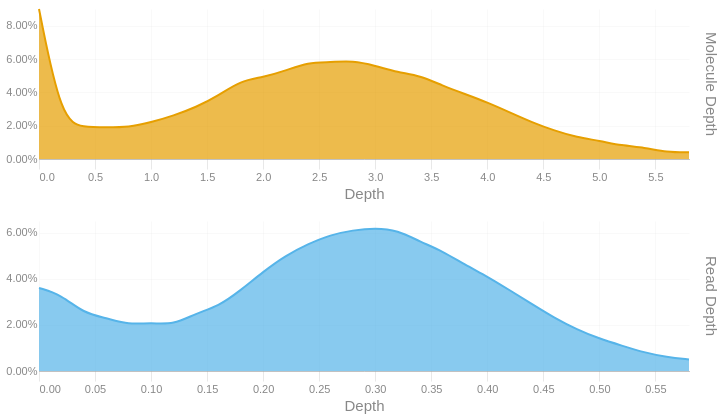

Source (notebook cell):
### Code cell
readdep = depth_hist(tb['Read Depth'], q99, 3)
readdep = readdep.with_columns(pl.lit('Read Depth').alias('Metric'))
if not SKIPLR:
    moldep = depth_hist(tb['Molecule Depth'], mol_q99, 1)
    moldep = moldep.with_columns(pl.lit('Molecule Depth').alias('Metric'))
    _hist = pl.concat([readdep, moldep])
    _hist = _hist.filter(pl.col('Proportion') != 0)
    with SafeRender(_hist):
        (
            alt.Chart(_hist)        
            .mark_area(interpolate = "basis")
            .encode(
                x=alt.X('Bin:Q').scale(domainMin=0).axis(alt.Axis(title='Depth')),
                y = alt.Y('Proportion:Q', title = None).axis(format = '.2%'),
                color = alt.Color('Metric:N').legend(None),
                row = alt.Row("Metric:N").header(title = None, labelOrient = 'right'),
                tooltip = [
                    alt.Tooltip("Metric:N", title = "Metric"),
                    alt.Tooltip('Interval:N', title = "Depth Interval"),
                    alt.Tooltip('Proportion:Q', title = "% Alignments").format('.2%')
                ]
            )
            .resolve_scale(x='independent', y='independent')
            .properties(
                height = 150, width = 650,
                usermeta={'embedOptions': {'downloadFileName': f'{samplename}.depth.hist'}}
            )
        ).display()
else:
    readdep = readdep.filter(pl.col('Proportion') != 0)
    with SafeRender(readdep):
        (
            alt.Chart(readdep)        
            .mark_area(interpolate = "basis")
            .encode(
                x=alt.X('Bin:Q').scale(domainMin=0).axis(alt.Axis(title='Depth')),
                y = alt.Y('Proportion:Q', title = None).axis(format = '.2%'),
                tooltip = [
                    alt.Tooltip('Interval:N', title = "Depth Interval"),
                    alt.Tooltip('Proportion:Q', title = "% Alignments").format('.2%')
                ]
            )
            .properties(
                usermeta={'embedOptions': {'downloadFileName': f'{samplename}.depth.hist'}}
            )
        ).display()

### Figure 1 — Vega-Lite specification as saved in the notebook (floating-point values rounded to 4 significant figures)
{"width": 650, "height": 150, "config": {"title": {"anchor": "start", "dy": -15, "fontSize": 18, "color": "#888888", "subtitleColor": "#888888", "subtitleFontSize": 14}, "arc": {"fill": "#0072B2"}, "axis": {"domainColor": "#888888", "domainWidth": 0.5, "gridWidth": 0.2, "grid": false, "titleFontWeight": 400, "titleFontSize": 15, "labelFontSize": 11, "labelColor": "#888888", "tickColor": "#888888", "tickWidth": 0.2, "titleColor": "#888888"}, "axisBand": {"grid": false}, "axisX": {"grid": true, "tickSize": 10, "domainCap": "round"}, "axisY": {"domain": false, "grid": true, "tickSize": 0, "domainCap": "round"}, "background": "transparent", "header": {"labelFontSize": 15, "labelColor": "#888888", "titleFontSize": 15, "titleFontWeight": 600, "titleColor": "#888888"}, "legend": {"labelFont": "sans-serif", "labelFontSize": 12, "labelColor": "#888888", "symbolSize": 100, "symbolType": "circle", "titleFontSize": 12, "titlePadding": 10, "titleColor": "#888888", "title": null}, "range": {"category": ["#E69F00", "#56B4E9", "#009E73", "#F0E442", "#0072B2", "#D55E00", "#CC79A7", "#000000"], "diverging": ["#cfe8f3", "#a2d4ec", "#73bfe2", "#46abdb", "#1696d2", "#12719e"]}, "area": {"fill": "#0072B2", "fillOpacity": 0.7, "line": true, "strokeOpacity": 0.7}, "line": {"color": "#0072B2", "stroke": "#0072B2", "strokeWidth": 2}, "trail": {"color": "#0072B2", "stroke": "#0072B2", "strokeWidth": 0, "size": 1}, "point": {"filled": true, "fillOpacity": 1.0, "size": 95}, "text": {"color": "#888888", "fontSize": 11, "align": "right", "fontWeight": 400, "size": 11}, "bar": {"fill": "#0072B2", "stroke": null}, "view": {"stroke": null, "continuousWidth": 660, "continuousHeight": 400}}, "data": {"name": "data-e3ef1a7e5c5682b14904d2819afbf7c9"}, "mark": {"type": "area", "interpolate": "basis"}, "encoding": {"color": {"field": "Metric", "legend": null, "type": "nominal"}, "row": {"field": "Metric", "header": {"title": null, "labelOrient": "right"}, "type": "nominal"}, "tooltip": [{"field": "Metric", "title": "Metric", "type": "nominal"}, {"field": "Interval", "title": "Depth Interval", "type": "nominal"}, {"field": "Proportion", "format": ".2%", "title": "% Alignments", "type": "quantitative"}], "x": {"axis": {"title": "Depth"}, "field": "Bin", "scale": {"domainMin": 0}, "type": "quantitative"}, "y": {"axis": {"format": ".2%"}, "field": "Proportion", "title": null, "type": "quantitative"}}, "resolve": {"scale": {"x": "independent", "y": "independent"}}, "usermeta": {"embedOptions": {"downloadFileName": "TF26LRJL0053_50B_L_10484332_23Y22YLT4_L7.depth.hist"}}, "$schema": "https://vega.github.io/schema/vega-lite/v6.4.1.json", "datasets": {"data-e3ef1a7e5c5682b14904d2819afbf7c9": [{"Bin": 0.0, "Interval": "0.0-0.02", "Proportion": 0.036, "Metric": "Read Depth"}, {"Bin": 0.02, "Interval": "0.02-0.04", "Proportion": 0.033, "Metric": "Read Depth"}, {"Bin": 0.04, "Interval": "0.04-0.06", "Proportion": 0.025, "Metric": "Read Depth"}, {"Bin": 0.06, "Interval": "0.06-0.08", "Proportion": 0.023, "Metric": "Read Depth"}, {"Bin": 0.08, "Interval": "0.08-0.1", "Proportion": 0.02, "Metric": "Read Depth"}, {"Bin": 0.1, "Interval": "0.1-0.12", "Proportion": 0.021, "Metric": "Read Depth"}, {"Bin": 0.12, "Interval": "0.12-0.14", "Proportion": 0.02, "Metric": "Read Depth"}, {"Bin": 0.14, "Interval": "0.14-0.16", "Proportion": 0.025, "Metric": "Read Depth"}, {"Bin": 0.16, "Interval": "0.16-0.18", "Proportion": 0.028, "Metric": "Read Depth"}, {"Bin": 0.18, "Interval": "0.18-0.2", "Proportion": 0.035, "Metric": "Read Depth"}, {"Bin": 0.2, "Interval": "0.2-0.22", "Proportion": 0.043, "Metric": "Read Depth"}, {"Bin": 0.22, "Interval": "0.22-0.24", "Proportion": 0.05, "Metric": "Read Depth"}, {"Bin": 0.24, "Interval": "0.24-0.26", "Proportion": 0.055, "Metric": "Read Depth"}, {"Bin": 0.26, "Interval": "0.26-0.28", "Proportion": 0.059, "Metric": "Read Depth"}, {"Bin": 0.28, "Interval": "0.28-0.3", "Proportion": 0.061, "Metric": "Read Depth"}, {"Bin": 0.3, "Interval": "0.3-0.32", "Proportion": 0.062, "Metric": "Read Depth"}, {"Bin": 0.32, "Interval": "0.32-0.34", "Proportion": 0.061, "Metric": "Read Depth"}, {"Bin": 0.34, "Interval": "0.34-0.36", "Proportion": 0.056, "Metric": "Read Depth"}, {"Bin": 0.36, "Interval": "0.36-0.38", "Proportion": 0.052, "Metric": "Read Depth"}, {"Bin": 0.38, "Interval": "0.38-0.4", "Proportion": 0.046, "Metric": "Read Depth"}, {"Bin": 0.4, "Interval": "0.4-0.42", "Proportion": 0.041, "Metric": "Read Depth"}, {"Bin": 0.42, "Interval": "0.42-0.44", "Proportion": 0.035, "Metric": "Read Depth"}, {"Bin": 0.44, "Interval": "0.44-0.46", "Proportion": 0.029, "Metric": "Read Depth"}, {"Bin": 0.46, "Interval": "0.46-0.48", "Proportion": 0.023, "Metric": "Read Depth"}, {"Bin": 0.48, "Interval": "0.48-0.5", "Proportion": 0.018, "Metric": "Read Depth"}, {"Bin": 0.5, "Interval": "0.5-0.52", "Proportion": 0.014, "Metric": "Read Depth"}, {"Bin": 0.52, "Interval": "0.52-0.54", "Proportion": 0.011, "Metric": "Read Depth"}, {"Bin": 0.54, "Interval": "0.54-0.56", "Proportion": 0.008, "Metric": "Read Depth"}, {"Bin": 0.56, "Interval": "0.56-0.58", "Proportion": 0.006, "Metric": "Read Depth"}, {"Bin": 0.58, "Interval": "0.58-0.6", "Proportion": 0.005, "Metric": "Read Depth"}, {"Bin": 0.0, "Interval": "0.0-0.2", "Proportion": 0.09, "Metric": "Molecule Depth"}, {"Bin": 0.2, "Interval": "0.2-0.4", "Proportion": 0.023, "Metric": "Molecule Depth"}, {"Bin": 0.4, "Interval": "0.4-0.6", "Proportion": 0.019, "Metric": "Molecule Depth"}, {"Bin": 0.6, "Interval": "0.6-0.8", "Proportion": 0.019, "Metric": "Molecule Depth"}, {"Bin": 0.8, "Interval": "0.8-1.0", "Proportion": 0.019, "Metric": "Molecule Depth"}, {"Bin": 1.0, "Interval": "1.0-1.2", "Proportion": 0.022, "Metric": "Molecule Depth"}, {"Bin": 1.2, "Interval": "1.2-1.4", "Proportion": 0.026, "Metric": "Molecule Depth"}, {"Bin": 1.4, "Interval": "1.4-1.6", "Proportion": 0.031, "Metric": "Molecule Depth"}, {"Bin": 1.6, "Interval": "1.6-1.8", "Proportion": 0.038, "Metric": "Molecule Depth"}, {"Bin": 1.8, "Interval": "1.8-2.0", "Proportion": 0.047, "Metric": "Molecule Depth"}, {"Bin": 2.0, "Interval": "2.0-2.2", "Proportion": 0.049, "Metric": "Molecule Depth"}, {"Bin": 2.2, "Interval": "2.2-2.4", "Proportion": 0.053, "Metric": "Molecule Depth"}, {"Bin": 2.4, "Interval": "2.4-2.6", "Proportion": 0.058, "Metric": "Molecule Depth"}, {"Bin": 2.6, "Interval": "2.6-2.8", "Proportion": 0.058, "Metric": "Molecule Depth"}, {"Bin": 2.8, "Interval": "2.8-3.0", "Proportion": 0.059, "Metric": "Molecule Depth"}, {"Bin": 3.0, "Interval": "3.0-3.2", "Proportion": 0.056, "Metric": "Molecule Depth"}, {"Bin": 3.2, "Interval": "3.2-3.4", "Proportion": 0.052, "Metric": "Molecule Depth"}, {"Bin": 3.4, "Interval": "3.4-3.6", "Proportion": 0.05, "Metric": "Molecule Depth"}, {"Bin": 3.6, "Interval": "3.6-3.8", "Proportion": 0.044, "Metric": "Molecule Depth"}, {"Bin": 3.8, "Interval": "3.8-4.0", "Proportion": 0.039, "Metric": "Molecule Depth"}, {"Bin": 4.0, "Interval": "4.0-4.2", "Proportion": 0.034, "Metric": "Molecule Depth"}, {"Bin": 4.2, "Interval": "4.2-4.4", "Proportion": 0.028, "Metric": "Molecule Depth"}, {"Bin": 4.4, "Interval": "4.4-4.6", "Proportion": 0.022, "Metric": "Molecule Depth"}, {"Bin": 4.6, "Interval": "4.6-4.8", "Proportion": 0.017, "Metric": "Molecule Depth"}, {"Bin": 4.8, "Interval": "4.8-5.0", "Proportion": 0.013, "Metric": "Molecule Depth"}, {"Bin": 5.0, "Interval": "5.0-5.2", "Proportion": 0.011, "Metric": "Molecule Depth"}, {"Bin": 5.2, "Interval": "5.2-5.4", "Proportion": 0.008, "Metric": "Molecule Depth"}, {"Bin": 5.4, "Interval": "5.4-5.6", "Proportion": 0.007, "Metric": "Molecule Depth"}, {"Bin": 5.6, "Interval": "5.6-5.8", "Proportion": 0.004, "Metric": "Molecule Depth"}, {"Bin": 5.8, "Interval": "5.8-6.03", "Proportion": 0.004, "Metric": "Molecule Depth"}]}}
